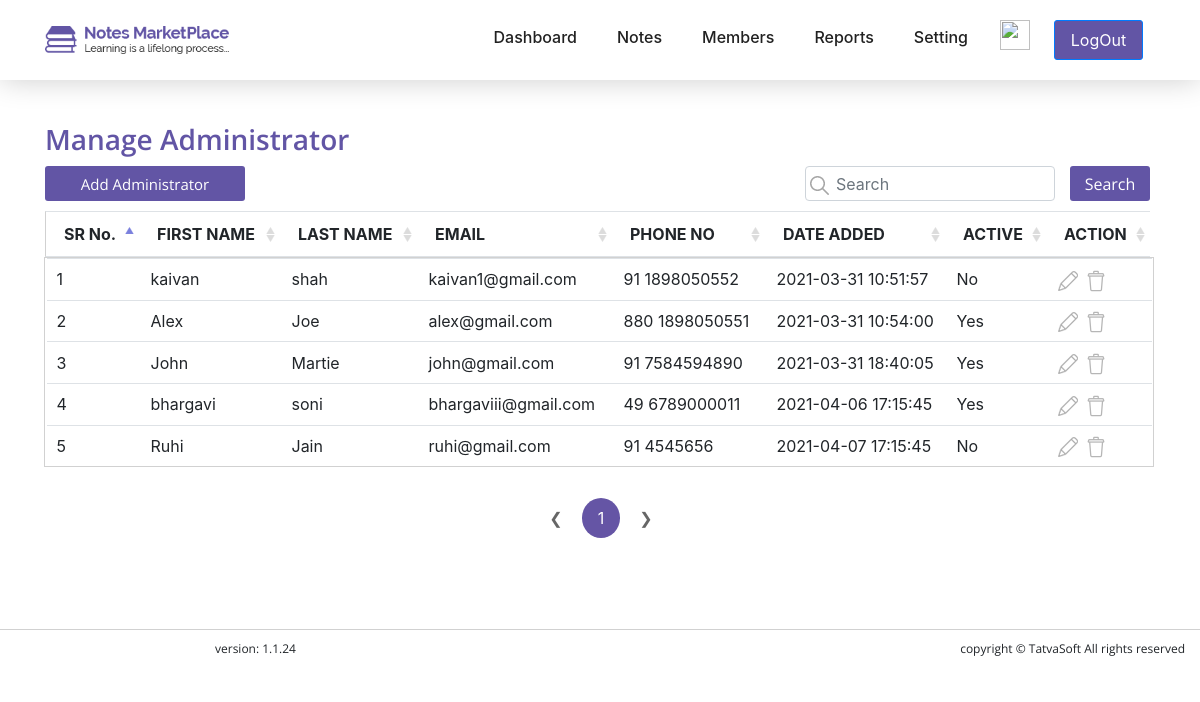
Screenshot of /admin/manage_admin.php with the database file from the repository.
### tables this page shows
CREATE TABLE `user_profile` (
  `id` int(11) NOT NULL,
  `user_id` int(11) NOT NULL,
  `dob` datetime DEFAULT NULL,
  `gender` int(11) DEFAULT NULL,
  `secondary_email` varchar(100) DEFAULT NULL,
  `country_code` int(11) DEFAULT NULL,
  `phone_no` varchar(20) NOT NULL,
  `profile_picture` varchar(500) DEFAULT NULL,
  `address_line_1` varchar(100) NOT NULL,
  `address_line_2` varchar(100) NOT NULL,
  `city` varchar(50) NOT NULL,
  `state` varchar(50) NOT NULL,
  `zip_code` varchar(50) NOT NULL,
  `country` int(11) DEFAULT NULL,
  `university` varchar(100) DEFAULT NULL,
  `college` varchar(100) DEFAULT NULL,
  `created_date` datetime DEFAULT NULL,
  `created_by` int(11) DEFAULT NULL,
  `modified_date` datetime DEFAULT NULL,
  `modified_by` int(11) DEFAULT NULL
);

CREATE TABLE `user` (
  `id` int(11) NOT NULL,
  `role_id` int(11) NOT NULL,
  `first_name` varchar(50) NOT NULL,
  `last_name` varchar(50) NOT NULL,
  `email` varchar(100) NOT NULL,
  `password` varchar(24) NOT NULL,
  `is_emailverified` bit(1) NOT NULL,
  `created_date` datetime DEFAULT NULL,
  `created_by` int(11) DEFAULT NULL,
  `modified_date` datetime DEFAULT NULL,
  `modified_by` int(11) DEFAULT NULL,
  `isactive` bit(1) NOT NULL
);

CREATE TABLE `country` (
  `id` int(11) NOT NULL,
  `name` varchar(100) NOT NULL,
  `country_code` varchar(100) NOT NULL,
  `created_date` datetime DEFAULT NULL,
  `created_by` int(11) DEFAULT NULL,
  `modified_date` datetime DEFAULT NULL,
  `modified_by` int(11) DEFAULT NULL,
  `isactive` bit(1) NOT NULL
);

### admin/manage_admin.php (the view, shortened to what this page needs)
<?php
include "config.php";
if(isset($_POST['search_btn']))
{
      $search_txt=$_POST['search_txt'];
      $query="SELECT u.first_name,u.last_name,u.email,up.phone_no,u.created_date,u.isactive,u.id,c.country_code FROM user u LEFT JOIN user_profile up ON u.id=up.user_id LEFT JOIN country c ON c.id=up.country_code WHERE (u.first_name LIKE '%{$search_txt}%' OR u.last_name LIKE '%{$search_txt}%' OR u.email LIKE '%{$search_txt}%' OR up.phone_no LIKE '%{$search_txt}%' OR u.created_date LIKE '%{$search_txt}%' OR c.country_code LIKE '%{$search_txt}%') AND u.role_id=2";
      $result=mysqli_query($conn,"$query");
}
else
{
      $query="SELECT u.first_name,u.last_name,u.email,up.phone_no,u.created_date,u.isactive,u.id,c.country_code FROM user u LEFT JOIN user_profile up ON u.id=up.user_id LEFT JOIN country c ON c.id=up.country_code WHERE u.role_id=2";
      $result=mysqli_query($conn,"$query");
}
?>
<!DOCTYPE html>
<html lang="en">
    <head>
        <link rel="stylesheet" href="css/bootstrap/bootstrap.min.css">
        <link rel="stylesheet" href="css/datatables.min.css">
        <link rel="stylesheet" href="css/custom_css/style.css">
        <link rel="stylesheet" href="css/responsive.css">
    </head>
    <body>
        <?php include "header.php"; ?>
        <section id="table-design">
            <div class ="content-box-md">
                <div class="container">
                    <div class="row" style="padding-top: 60px;">
                        <div class="col-md-12">
                            <div class="heading">
                                <h3>Manage Administrator</h3>
                            </div>
                        </div>
                        <div class="col-md-12">
                            <form class="manage-field" action=" " method="post">
                                <div class="row">
                                    <div class="col-md-6 col-lg-8 col-xl-8">
                                      <button class="add-btn" name="add_admin">Add Administrator</button>
                                    </div>
                                    <div class="col-md-4 col-lg-3 col-xl-3">
                                        <div class="form-group  search-icon">
                                            <img src="img/all/search-icon.png">
                                            <input type="search" class="form-control" name="search_txt" placeholder="Search">
                                        </div>
                                    </div>
                                    <div class="col-md-1 search-btn-1 col-lg-1 col-xl-1">
                                         <button name="search_btn">Search</button>
                                    </div>
                                </div>
                            </form>
                        </div>
                    </div>
                    <div class="row">
                        <div class="col-md-12">
                            <div class="">
                            <table class="table" id="myDataTable" style="min-width: 1100px !important;">
                                  <thead>
                                    <tr>
                                      <th scope="col">SR No.</th>
                                      <th scope="col">FIRST NAME</th>
                                      <th scope="col">LAST NAME</th>
                                      <th scope="col">EMAIL</th>
                                      <th scope="col">PHONE NO</th>
                                      <th scope="col">DATE ADDED</th>
                                      <th scope="col">ACTIVE</th>
                                      <th scope="col">ACTION</th>
                                    </tr>
                                  </thead>
                                  <tbody>
                                    <?php
                                    $sr_no=1;
                                    foreach($result as $row)
                                    {
                                      $uid=$row['id'];
                                      ?>
                                      <tr>
                                        <td><?php echo $sr_no; ?></td>
                                        <td><?php echo $row['first_name']; ?></td>
                                        <td><?php echo $row['last_name']; ?></td>
                                        <td><?php echo $row['email']; ?></td>
                                        <td><?php echo $row['country_code']." ".$row['phone_no']; ?></td>
                                        <td><?php echo $row['created_date']; ?></td>
                                        <td>
                                          <?php
                                          echo (($row['isactive']==1)? "Yes": "No");
                                          ?>
                                        </td>
                                        <td>
                                          <a href="add_admin.php?admin_id=<?php echo $uid; ?>"><img src="img/all/edit.png"></a>&nbsp;&nbsp;<a data-toggle="modal" data-target="#confirm-deactive" data-userid=<?php echo $uid; ?> id="inactive-user"><img src="img/all/delete.png"></a>
                                        </td>
                                      </tr>
                                    <?php
                                    $sr_no++;
                                  } ?>
                                  </tbody>
                              </table>
                            </div>
                        </div>
                    </div>
                </div>
            </div>
        </section>
        <?php include "footer.php"; ?>
    </body>
</html>

### admin/header.php (shortened to what this page needs)
    <div class="navigation-wrap  start-header start-style">
    <div class="container">
        <div class="row">
            <div class="col-12">
                <nav class="navbar navbar-expand-lg navbar-light">
                    <a class="navbar-brand"><img src="img/home/logo.png" alt="logo"></a>
                    <div class="collapse navbar-collapse" id="navbarSupportedContent">
                        <ul class="navbar-nav ml-auto">
                            <li class="nav-item">
                                <a href="dashboard.php" class="nav-link">Dashboard</a>
                            </li>
                            <li class="nav-item">
                                <a  class="nav-link" role="button"  data-toggle="dropdown" aria-haspopup="true"aria-expanded="false">Notes</a>
                            </li>
                            <li class="nav-item">
                                <a href="member.php" class="nav-link">Members</a>
                            </li>
                            <li class="nav-item">
                                <a class="nav-link" role="button"  data-toggle="dropdown" aria-haspopup="true"aria-expanded="false">Reports</a>
                            </li>
                            <li class="nav-item">
                                <a  class="nav-link" role="button"  data-toggle="dropdown" aria-haspopup="true"aria-expanded="false">Setting</a>
                            </li>
                            <li class="nav-item">
                                <div class="dropdown">
                                    <img src="<?php echo $profile_pic ?>" role="button"  data-toggle="dropdown" aria-haspopup="true"aria-expanded="false">
                                </div>
                            </li>
                            <li class="nav-item">
                                <a data-toggle="modal" data-target="#confirm-logout">
                                    <button type="button" class="btn btn-outline-primary btn-login">LogOut</button>
                                </a>
                            </li>
                        </ul>
                    </div>
                </nav>
            </div>
        </div>
    </div>
</div>

### admin/footer.php
<section id="footer">
            <div class="container-fluid">
                <div class="row">
                    <div class="col-md-1"></div>
                    <div class="col-md-5 col-sm-6 col-12 version">
                            <p> version: 1.1.24</p>
                    </div>
                    <div class="col-md-6 text-right col-sm-6 col-12">
                      <p>copyright &copy; TatvaSoft All rights reserved</p>
                    </div>
                </div>
            </div>
        </section>

### admin/css/custom_css/style.css (style rules this page uses)
html, body { height: 100%; }
.content-box-md { padding: 60px 0; }
.heading h3 { color: #6255a5; font-family: 'Open Sans'; font-size: 34px; line-height: 38px; font-weight: 600; }
#footer { border-top: 1px solid #d1d1d1; }
#footer p { font-family: 'Open Sans'; font-size: 12px; margin-top: 10px; }
#footer .version p { margin-left: 100px; }
.manage-field .search-btn-1 button { margin-right: -40px; }
#table-design button.add-btn { width: 200px; background-color: #6255a5; height: 35px; border-radius: 3px; font-size: 15px; color: #fff; font-family: 'Open Sans'; line-height: 22px; border:transparent; }
#table-design .heading h3 { color: #6255a5; font-size: 28px; }
#table-design table { width: 100%; }
#table-design .search-icon img { position: absolute; left: 0; top: 0; margin-top: 10px; margin-left: 20px; }
#table-design .form-group .form-control { height: 35px; width: 250px; padding-left: 30px; }
#table-design .search-btn-1 button { width: 80px; margin-left: -20px; background-color: #6255a5; height: 35px; border-radius: 3px; font-size: 16px; color: #fff; font-family: 'Open Sans'; line-height: 22px; border:transparent; }
.start-header { opacity: 1; transform: translateY(0); padding: 20px 0; box-shadow: 0 10px 30px 0 rgba(138, 155, 165, 0.15); -webkit-transition : all 0.3s ease-out; transition : all 0.3s ease-out; background-color: #fff; }
.navigation-wrap { position: fixed; width: 100%; top: 0; left: 0; z-index: 1000; -webkit-transition : all 0.3s ease-out; transition : all 0.3s ease-out; background-color: #fff; box-shadow: 0px 0px 30px 0px rgba(0,0,0,0.2); }
.navbar { padding: 0; }
.navbar-brand img { height: 28px; width: auto; display: block; }
.nav-link { color: #212121 !important; font-weight: 500; transition: all 200ms linear; }
.nav-link { position: relative; padding: 5px 0 ; display: inline-block; }
.nav-item:after { position: absolute; bottom: -5px; left: 0; width: 100%; height: 2px; content: ''; background-color: #fff; opacity: 0; transition: all 200ms linear; }
.nav-item { position: relative; transition: all 200ms linear; padding: 0 12px; }
.navbar-nav { max-height: 100%; }
.nav-item .btn-login { background-color: #6255a5; color: #fff; width: 89px; font-size: 16px; line-height: 22px; height: 40px; border-radius: 3px; font-style: 'Open Sans'; }
.nav-item .dropdown img { height: 30px; width: 30px; }

### rows the page displays
user_profile: user.first_name "kaivan", user.last_name "shah", user.email "kaivan1@gmail.com", country_code.country_code "91", phone_no "1898050552", user.created_date "2021-03-31 10:51:57", shows "No"
user_profile: user.first_name "Alex", user.last_name "Joe", user.email "alex@gmail.com", country_code.country_code "880", phone_no "1898050551", user.created_date "2021-03-31 10:54:00", shows "Yes"
user_profile: user.first_name "John", user.last_name "Martie", user.email "john@gmail.com", country_code.country_code "91", phone_no "7584594890", user.created_date "2021-03-31 18:40:05", shows "Yes"
user_profile: user.first_name "bhargavi", user.last_name "soni", user.email "bhargaviii@gmail.com", country_code.country_code "49", phone_no "6789000011", user.created_date "2021-04-06 17:15:45", shows "Yes"
user_profile: user.first_name "Ruhi", user.last_name "Jain", user.email "ruhi@gmail.com", country_code.country_code "91", phone_no "4545656", user.created_date "2021-04-07 17:15:45", shows "No"
